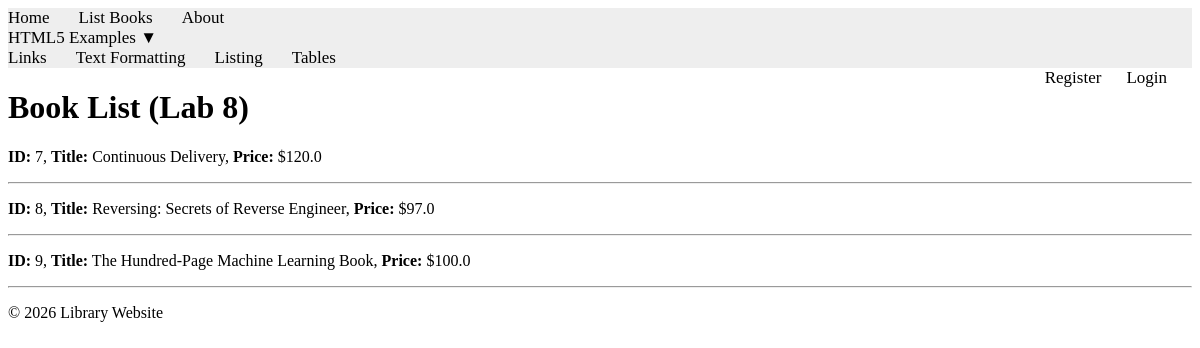
/books/lab8/task4/, run on an earlier commit of the app's database.
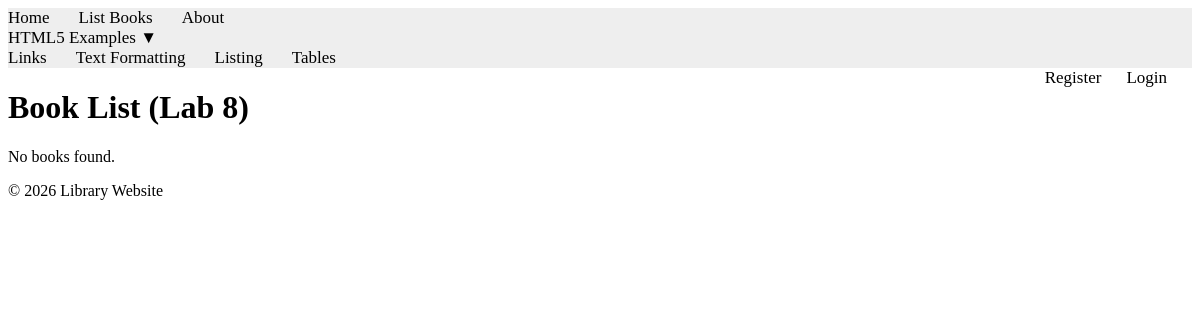
And on a later commit of the database.
### apps/bookmodule/models.py (models this page shows, shortened)
class Book(models.Model):
    title = models.CharField(max_length=50)
    author = models.CharField(max_length=50)
    price = models.FloatField(default=0.0)
    edition = models.SmallIntegerField(default=1)

### apps/bookmodule/views.py (the view)
# urls.py: path('lab8/task4/', views.lab8_task4, name="books.lab8_task4"),
def lab8_task4(request):
    mybooks = Book.objects.all().order_by('title')
    return render(request, 'bookmodule/lab8_bookList.html', {'books': mybooks})

### apps/templates/bookmodule/lab8_bookList.html (shortened to what this page needs)
{% extends "layouts/base.html" %}
{% load static %}
{% block content %}
<div class="container">
    <h1>Book List (Lab 8)</h1>
    {% for book in books %}
        <p><strong>ID:</strong> {{ book.id }}, <strong>Title:</strong> {{ book.title }}, <strong>Price:</strong> ${{ book.price }}</p>
        <hr>
    {% empty %}
        <p>No books found.</p>
    {% endfor %}
</div>
{% endblock content %}

What changed in the data, as far as the page shows it:
removed Book: id "7", title "Continuous Delivery", price "120.0"
removed Book: id "8", title "Reversing: Secrets of Reverse Engineer", price "97.0"
removed Book: id "9", title "The Hundred-Page Machine Learning Book", price "100.0"
Also different on the page:
text now shown: "No books found."
